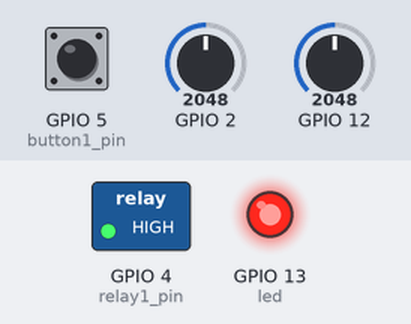
Recording of a sketch running on a simulated ESP32. Parts: switched loads named in the sketch (green lamp = pin HIGH), output pins drawn as LEDs (lit = HIGH). The inputs (shaded band) are chosen by the test bench; at power-on: GPIO 5 (button1_pin) HIGH, GPIO 2 = 2048, GPIO 12 = 2048. WiFi joins after 1.5 s; servers stay silent unless stated; what the sketch prints to the serial monitor is not drawn.

Above: at 3.0 s.
3.1 s: GPIO 5 (button1_pin) pulled LOW for 1 s
At 4.5 s:
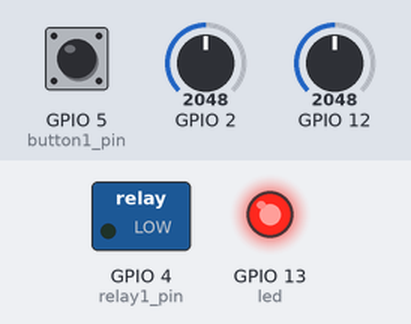
5.6 s: GPIO 2 set to 1065
7.1 s: GPIO 2 set to 951
At 7.4 s:
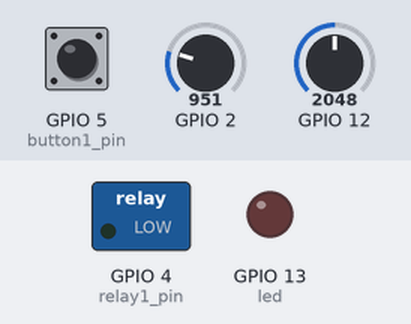
8.6 s: GPIO 2 set to 1040
At 9.7 s:
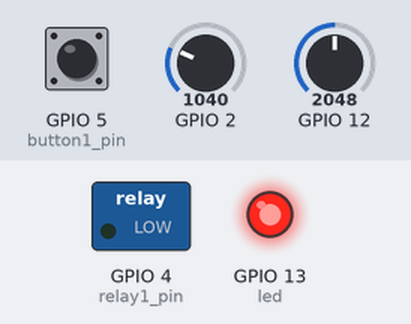
10.1 s: GPIO 2 set to 960
At 10.8 s:
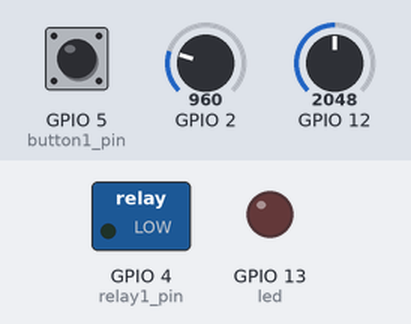
11.6 s: GPIO 5 (button1_pin) pulled LOW for 0.15 s
At 12.1 s:
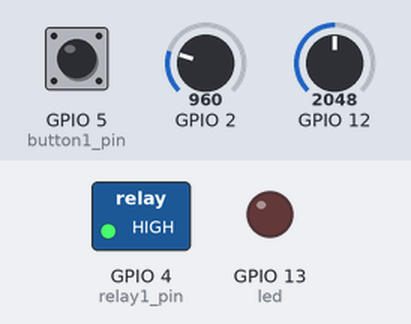
Timing chart, 0 to 14.3 s (numbered marks = the images above; inputs shaded):
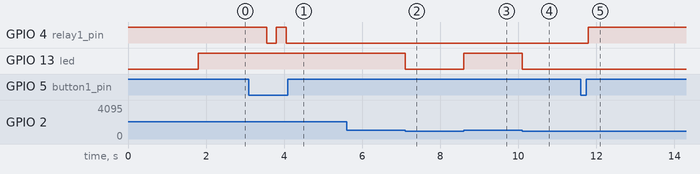

The sketch:

sketch.ino
```cpp
#define BLYNK_TEMPLATE_ID "TMPL6SVPzxYwS"
#define BLYNK_TEMPLATE_NAME "smart light"
#define BLYNK_AUTH_TOKEN "EuSVkcnuhs-23UQUlPJk_qTWpi2VU0ql"
#define BLYNK_PRINT Serial
#include <WiFi.h>
#include <WiFiClient.h>
#include <BlynkSimpleEsp32.h>

int led =13;            // led is connected to esp32 D13

char auth[] = BLYNK_AUTH_TOKEN;

// Your WiFi credentials.
// Set password to "" for open networks.
char ssid[] = "Wokwi-GUEST";
char pass[] = "";

BlynkTimer timer;


#define button1_pin 5

#define relay1_pin 4

int relay1_state = 0;


//Change the virtual pins according the rooms
#define button1_vpin    V1

//------------------------------------------------------------------------------
// This function is called every time the device is connected to the Blynk.Cloud
// Request the latest state from the server
BLYNK_CONNECTED() {
  Blynk.syncVirtual(button1_vpin);
}

//--------------------------------------------------------------------------
// This function is called every time the Virtual Pin state change
//i.e when web push switch from Blynk App or Web Dashboard
BLYNK_WRITE(button1_vpin) {
  relay1_state = param.asInt();
  digitalWrite(relay1_pin, relay1_state);
}

void setup() {
  pinMode(button1_pin, INPUT_PULLUP);
  pinMode(relay1_pin, OUTPUT);
  //During Starting all Relays should TURN OFF
  digitalWrite(relay1_pin, HIGH);
  Blynk.begin(auth, ssid, pass);
  Serial.begin(115200);
  pinMode(led, OUTPUT);
  pinMode(12, INPUT);
}

void loop() {
  int a = analogRead(2);
  int value = analogRead(12);
  Serial.println(a);
  Serial.println(value);
  if(a>1000 && value>1000){
    Serial.println("a");
    digitalWrite(led, HIGH);
  }else{
    digitalWrite(led, LOW);
  }
  Blynk.run();
  timer.run();
  listen_push_buttons();
}

void listen_push_buttons(){
    //--------------------------------------------------------------------------
    if(digitalRead(button1_pin) == LOW){
      delay(200);
      control_relay(1);
      Blynk.virtualWrite(button1_vpin, relay1_state); //update button state
    }
}


void control_relay(int relay){
  //------------------------------------------------
  if(relay == 1){
    relay1_state = !relay1_state;
    digitalWrite(relay1_pin, relay1_state);
    Serial.print("Relay1 State = ");
    Serial.println(relay1_state);
    delay(50);
  }
}
```

Measured:
- the behaviour switches between 1001 and 1000 on GPIO 2 (found by bisection; images 1 and 2)
- after the input at 3.1 s, GPIO 4 (relay1_pin): HIGH → LOW after 0.45 s, → HIGH 0.25 s later, → LOW 0.25 s later
- after the input at 7.1 s, GPIO 13 (led): HIGH → LOW at once
- after the input at 8.6 s, GPIO 13 (led): LOW → HIGH at once
- after the input at 10.1 s, GPIO 13 (led): HIGH → LOW at once
- after the input at 11.6 s, GPIO 4 (relay1_pin): LOW → HIGH after 0.20 s
